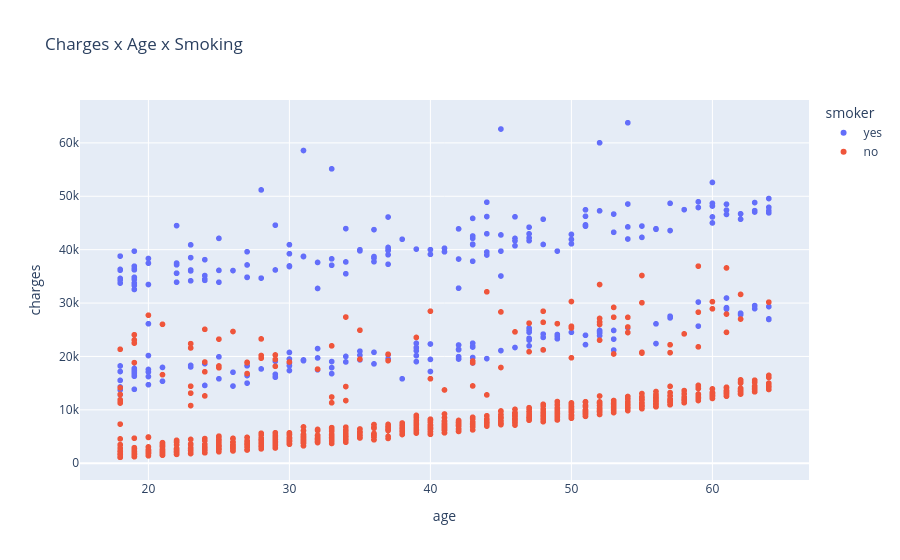

Notebook source saved alongside this figure:
### Markdown cell above
## Charges x Age X Smoking

### Code cell
px.scatter(data_frame=df,
           y='charges',
           x='age',
           color='smoker',
           title='Charges x Age x Smoking',
           )

### Figure 1 — Plotly figure (JSON) as saved in the notebook; plotly's stock layout.template omitted (floating-point values rounded to 4 significant figures; data arrays with more than 128 entries replaced by an {"elided": "..."} marker saying what was removed)
{"data": [{"hovertemplate": "smoker=yes<br>age=%{x}<br>charges=%{y}<extra></extra>", "legendgroup": "yes", "marker": {"color": "#636efa", "symbol": "circle"}, "mode": "markers", "name": "yes", "showlegend": true, "type": "scattergl", "x": {"elided": "274 int values"}, "xaxis": "x", "y": {"elided": "274 float values"}, "yaxis": "y"}, {"hovertemplate": "smoker=no<br>age=%{x}<br>charges=%{y}<extra></extra>", "legendgroup": "no", "marker": {"color": "#EF553B", "symbol": "circle"}, "mode": "markers", "name": "no", "showlegend": true, "type": "scattergl", "x": {"elided": "1064 int values"}, "xaxis": "x", "y": {"elided": "1064 float values"}, "yaxis": "y"}], "layout": {"legend": {"title": {"text": "smoker"}, "tracegroupgap": 0}, "title": {"text": "Charges x Age x Smoking"}, "xaxis": {"anchor": "y", "domain": [0, 1], "title": {"text": "age"}}, "yaxis": {"anchor": "x", "domain": [0, 1], "title": {"text": "charges"}}}}
